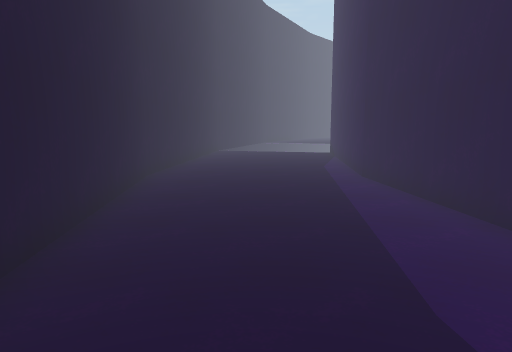
[1] (above)

16 first-person views from a walk through a scene from a Unity 3-D project. The camera is 1.5 m above the floor, tilts 8° down and sees 70° across. The floor is counted in squares, 1 m on a side. Each view is taken from the middle of a square. On the plan, view 1 faces up. The plan holds only what a view shows up to about 16 squares ahead; the rest is blank. The place goes on beyond the plan.

[2]
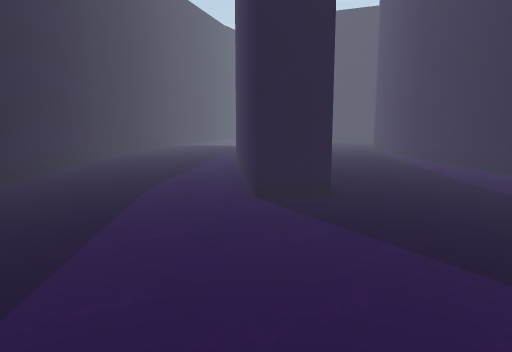

[3]
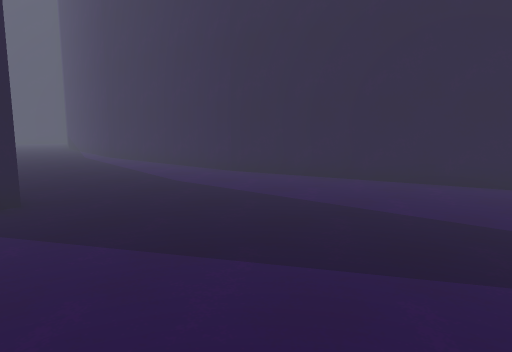

[4]
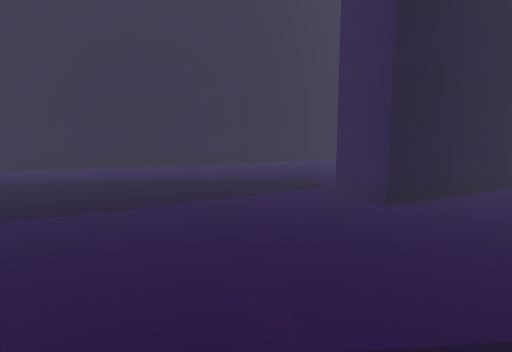

[5]
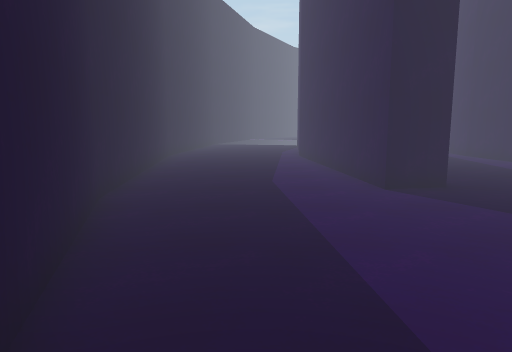

[6]
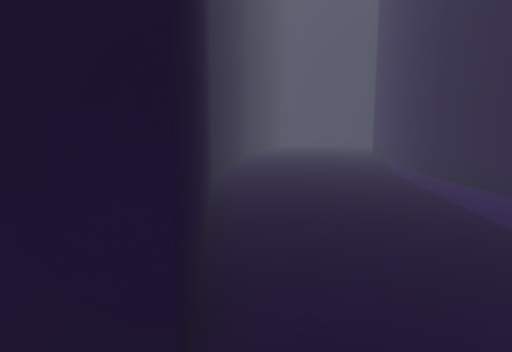

[7]
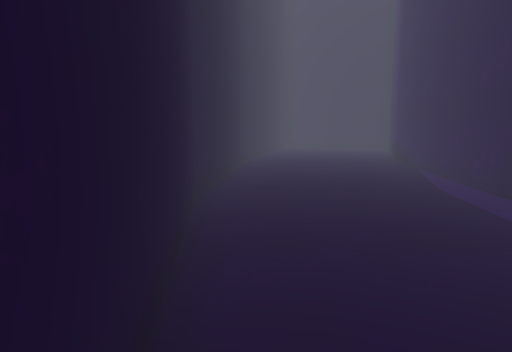

[8]
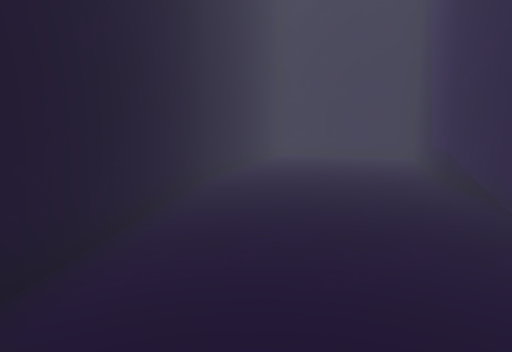

[9]
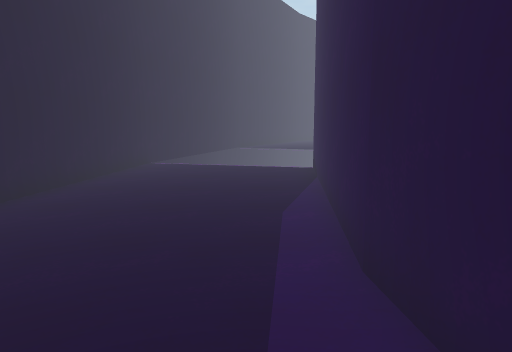

[10]
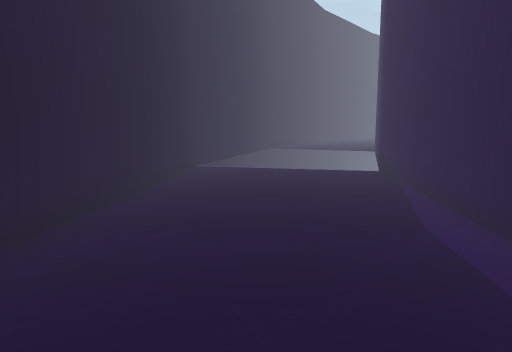

[11]
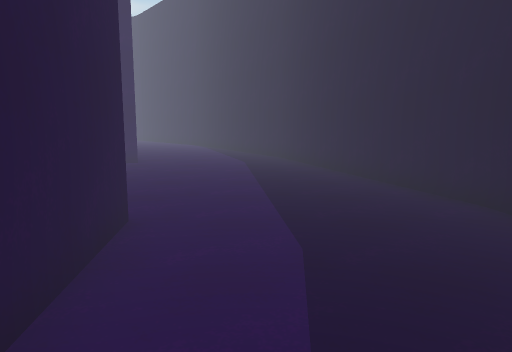

[12]
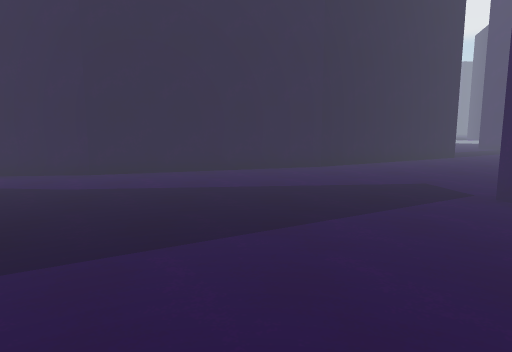

[13]
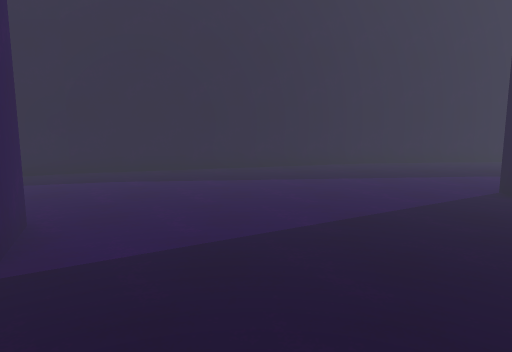

[14]
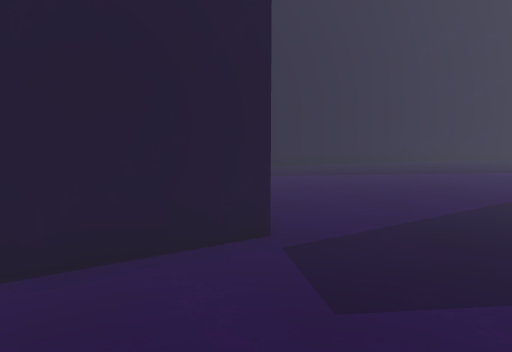

[15]
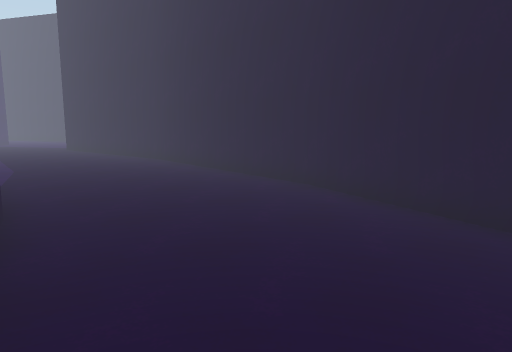

[16]
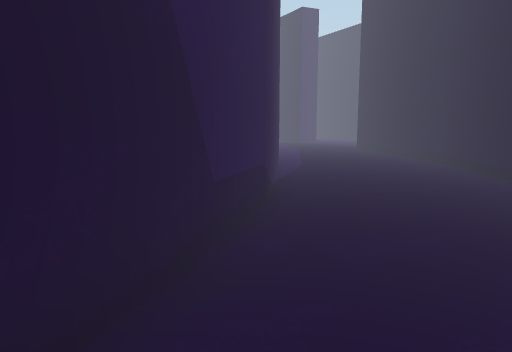

### Floor plan
Points are (right, up) in squares from view 1. A wall is a line through its corners. A room is listed if a view was taken in it or the views show most of it. See-through windows are left out.
Room 1 (views 1, 2, 3, 4, 5, 6, 7, 8, 9, 10, 11, 12, 13, 14, 15, 16)
walls: (3.1, 10.5) (4, 19.8) (5.2, 23.5); (11.1, 10.5) (11.8, 18.2); (11.9, 2.9) (11.1, 10.6); (-3.2, 10.8) (-2.2, 0.3); (-2.2, 0.4) (0.8, -9.6); (5.6, 19.5) (4.7, 10.6) (5.6, 1.7) (4, 1.4) (3.1, 10.7); (11.8, 18.1) (14, 25.2); (14.1, -4.4) (11.8, 3); (-2.2, 21.3) (-3.2, 10.7); (7.8, -9.5) (6.7, -7.4) (8.2, -6.8) (9.6, -9.5); (7.3, 25.2) (5.6, 19.3); (-1.4, 23.9) (-2.2, 21.2); (16.8, -9.5) (14, -4.2)

Where each view was taken, in squares from view 1:
view 1: 0 up, 0 right, facing up
view 2: 6 down, 4 right, facing up
view 3: 6 down, 4 right, facing up-right
view 4: 5 down, 0 right, facing right
view 5: 7 down, 1 right, facing up
view 6: 0 up, 6 right, facing up
view 7: 3 up, 6 right, facing up
view 8: 9 up, 7 right, facing up
view 9: 7 up, 2 right, facing up
view 10: 8 up, 0 right, facing up
view 11: 7 up, 2 right, facing down
view 12: 2 down, 1 right, facing right
view 13: 4 down, 12 right, facing left
view 14: 7 down, 13 right, facing left
view 15: 25 up, 13 right, facing down-left
view 16: 25 up, 12 right, facing down
